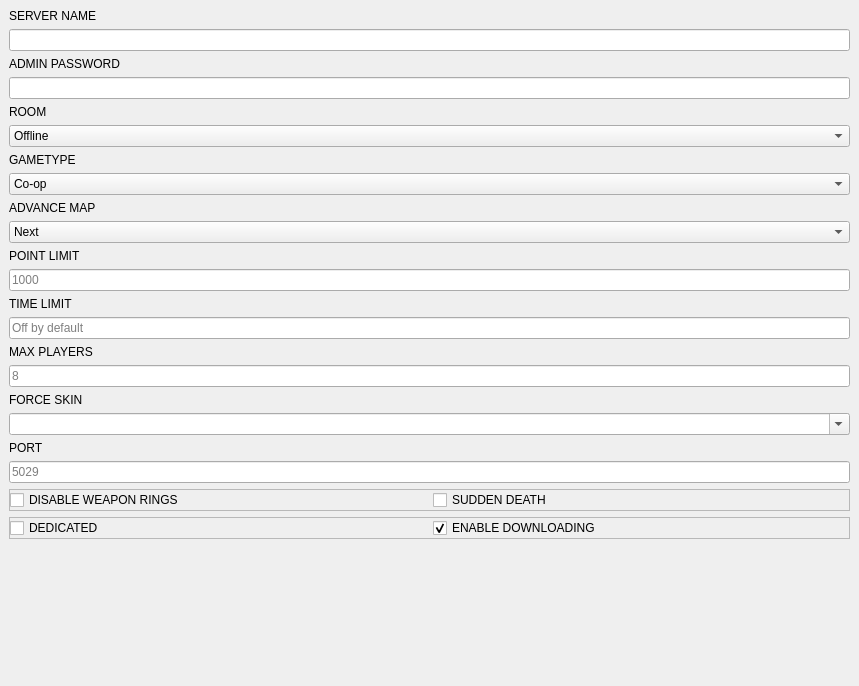
                        <widget class="QWidget" name="scrollAreaWidgetContents_4">
                         <property name="geometry">
                          <rect>
                           <x>0</x>
                           <y>0</y>
                           <width>859</width>
                           <height>686</height>
                          </rect>
                         </property>
                         <layout class="QVBoxLayout" name="verticalLayout_16">
                          <property name="leftMargin">
                           <number>9</number>
                          </property>
                          <property name="topMargin">
                           <number>9</number>
                          </property>
                          <property name="rightMargin">
                           <number>9</number>
                          </property>
                          <property name="bottomMargin">
                           <number>9</number>
                          </property>
                          <item>
                           <widget class="QLabel" name="ServerNameLabel">
                            <property name="text">
                             <string>SERVER NAME</string>
                            </property>
                           </widget>
                          </item>
                          <item>
                           <widget class="QLineEdit" name="ServerNameInput"/>
                          </item>
                          <item>
                           <widget class="QLabel" name="AdminPasswordLabel">
                            <property name="text">
                             <string>ADMIN PASSWORD</string>
                            </property>
                           </widget>
                          </item>
                          <item>
                           <widget class="QLineEdit" name="AdminPasswordInput">
                            <property name="echoMode">
                             <enum>QLineEdit::Password</enum>
                            </property>
                           </widget>
                          </item>
                          <item>
                           <widget class="QLabel" name="RoomLabel">
                            <property name="text">
                             <string>ROOM</string>
                            </property>
                           </widget>
                          </item>
                          <item>
                           <widget class="QComboBox" name="RoomInput">
                            <item>
                             <property name="text">
                              <string>Offline</string>
                             </property>
                            </item>
                            <item>
                             <property name="text">
                              <string>Standard</string>
                             </property>
                            </item>
                            <item>
                             <property name="text">
                              <string>Casual</string>
                             </property>
                            </item>
                            <item>
                             <property name="text">
                              <string>Hugs</string>
                             </property>
                            </item>
                            <item>
                             <property name="text">
                              <string>OLDC</string>
                             </property>
                            </item>
                           </widget>
                          </item>
                          <item>
                           <widget class="QLabel" name="GametypeLabel">
                            <property name="text">
                             <string>GAMETYPE</string>
                            </property>
                           </widget>
                          </item>
                          <item>
                           <widget class="QComboBox" name="GametypeInput">
                            <item>
                             <property name="text">
                              <string>Co-op</string>
                             </property>
                            </item>
                            <item>
                             <property name="text">
                              <string>Competition</string>
                             </property>
                            </item>
                            <item>
                             <property name="text">
                              <string>Race</string>
                             </property>
                            </item>
                            <item>
                             <property name="text">
                              <string>Match</string>
                             </property>
                            </item>
                            <item>
                             <property name="text">
                              <string>Team Match</string>
                             </property>
                            </item>
                            <item>
                             <property name="text">
                              <string>Tag</string>
                             </property>
                            </item>
                            <item>
                             <property name="text">
                              <string>Hide and Seek</string>
                             </property>
                            </item>
                            <item>
                             <property name="text">
                              <string>Capture the Flag</string>
                             </property>
                            </item>
                           </widget>
                          </item>
                          <item>
                           <widget class="QLabel" name="AdvanceMapLabel">
                            <property name="text">
                             <string>ADVANCE MAP</string>
                            </property>
                           </widget>
                          </item>
                          <item>
                           <widget class="QComboBox" name="AdvanceMapInput">
                            <property name="currentIndex">
                             <number>1</number>
                            </property>
                            <item>
                             <property name="text">
                              <string>Off</string>
                             </property>
                            </item>
                            <item>
                             <property name="text">
                              <string>Next</string>
                             </property>
                            </item>
                            <item>
                             <property name="text">
                              <string>Random</string>
                             </property>
                            </item>
                           </widget>
                          </item>
                          <item>
                           <widget class="QLabel" name="PointLimitLabel">
                            <property name="text">
                             <string>POINT LIMIT</string>
                            </property>
                           </widget>
                          </item>
                          <item>
                           <widget class="QLineEdit" name="PointLimitInput">
                            <property name="placeholderText">
                             <string>1000</string>
                            </property>
                           </widget>
                          </item>
                          <item>
                           <widget class="QLabel" name="TimeLimitLabel">
                            <property name="text">
                             <string>TIME LIMIT</string>
                            </property>
                           </widget>
                          </item>
                          <item>
                           <widget class="QLineEdit" name="TimeLimitInput">
                            <property name="placeholderText">
                             <string>Off by default</string>
                            </property>
                           </widget>
                          </item>
                          <item>
                           <widget class="QLabel" name="MaxPlayersLabel">
                            <property name="text">
                             <string>MAX PLAYERS</string>
                            </property>
                           </widget>
                          </item>
                          <item>
                           <widget class="QLineEdit" name="MaxPlayersInput">
                            <property name="placeholderText">
                             <string>8</string>
                            </property>
                           </widget>
                          </item>
                          <item>
                           <widget class="QLabel" name="ForceSkinLabel">
                            <property name="text">
                             <string>FORCE SKIN</string>
                            </property>
                           </widget>
                          </item>
                          <item>
                           <widget class="QComboBox" name="ForceSkinInput">
                            <property name="styleSheet">
                             <string notr="true"/>
                            </property>
                            <property name="editable">
                             <bool>true</bool>
                            </property>
                            <item>
                             <property name="text">
                              <string/>
                             </property>
                            </item>
                            <item>
                             <property name="text">
                              <string>Sonic</string>
                             </property>
                            </item>
                            <item>
                             <property name="text">
                              <string>Tails</string>
                             </property>
                            </item>
                            <item>
                             <property name="text">
                              <string>Knuckles</string>
                             </property>
                            </item>
                            <item>
                             <property name="text">
                              <string>Amy</string>
                             </property>
                            </item>
                            <item>
                             <property name="text">
                              <string>Fang</string>
                             </property>
                            </item>
                            <item>
                             <property name="text">
                              <string>Metal Sonic</string>
                             </property>
                            </item>
                           </widget>
                          </item>
                          <item>
                           <widget class="QLabel" name="PortLabel">
                            <property name="text">
                             <string>PORT</string>
                            </property>
                           </widget>
                          </item>
                          <item>
                           <widget class="QLineEdit" name="PortInput">
                            <property name="inputMask">
                             <string/>
                            </property>
                            <property name="placeholderText">
                             <string>5029</string>
                            </property>
                           </widget>
                          </item>
                          <item>
                           <widget class="QFrame" name="frame_15">
                            <property name="frameShape">
                             <enum>QFrame::StyledPanel</enum>
                            </property>
                            <property name="frameShadow">
                             <enum>QFrame::Raised</enum>
                            </property>
                            <layout class="QHBoxLayout" name="horizontalLayout_11">
                             <property name="leftMargin">
                              <number>0</number>
                             </property>
                             <property name="topMargin">
                              <number>0</number>
                             </property>
                             <property name="rightMargin">
                              <number>0</number>
                             </property>
                             <property name="bottomMargin">
                              <number>0</number>
                             </property>
                             <item>
                              <widget class="QCheckBox" name="DisableWeaponsToggle">
                               <property name="minimumSize">
                                <size>
                                 <width>0</width>
                                 <height>0</height>
                                </size>
                               </property>
                               <property name="text">
                                <string>DISABLE WEAPON RINGS</string>
                               </property>
                              </widget>
                             </item>
                             <item>
                              <widget class="QCheckBox" name="SuddenDeathToggle">
                               <property name="minimumSize">
                                <size>
                                 <width>0</width>
                                 <height>0</height>
                                </size>
                               </property>
                               <property name="text">
                                <string>SUDDEN DEATH</string>
                               </property>
                              </widget>
                             </item>
                            </layout>
                           </widget>
                          </item>
                          <item>
                           <widget class="QFrame" name="frame">
                            <property name="frameShape">
                             <enum>QFrame::StyledPanel</enum>
                            </property>
                            <property name="frameShadow">
                             <enum>QFrame::Raised</enum>
                            </property>
                            <layout class="QHBoxLayout" name="horizontalLayout_14">
                             <property name="leftMargin">
                              <number>0</number>
                             </property>
                             <property name="topMargin">
                              <number>0</number>
                             </property>
                             <property name="rightMargin">
                              <number>0</number>
                             </property>
                             <property name="bottomMargin">
                              <number>0</number>
                             </property>
                             <item>
                              <widget class="QCheckBox" name="DedicatedServerToggle">
                               <property name="styleSheet">
                                <string notr="true"/>
                               </property>
                               <property name="text">
                                <string>DEDICATED</string>
                               </property>
                               <property name="checked">
                                <bool>false</bool>
                               </property>
                              </widget>
                             </item>
                             <item>
                              <widget class="QCheckBox" name="UploadToggle">
                               <property name="text">
                                <string>ENABLE DOWNLOADING</string>
                               </property>
                               <property name="checked">
                                <bool>true</bool>
                               </property>
                              </widget>
                             </item>
                            </layout>
                           </widget>
                          </item>
                          <item>
                           <spacer name="verticalSpacer_4">
                            <property name="orientation">
                             <enum>Qt::Vertical</enum>
                            </property>
                            <property name="sizeHint" stdset="0">
                             <size>
                              <width>20</width>
                              <height>40</height>
                             </size>
                            </property>
                           </spacer>
                          </item>
                         </layout>
                        </widget>
